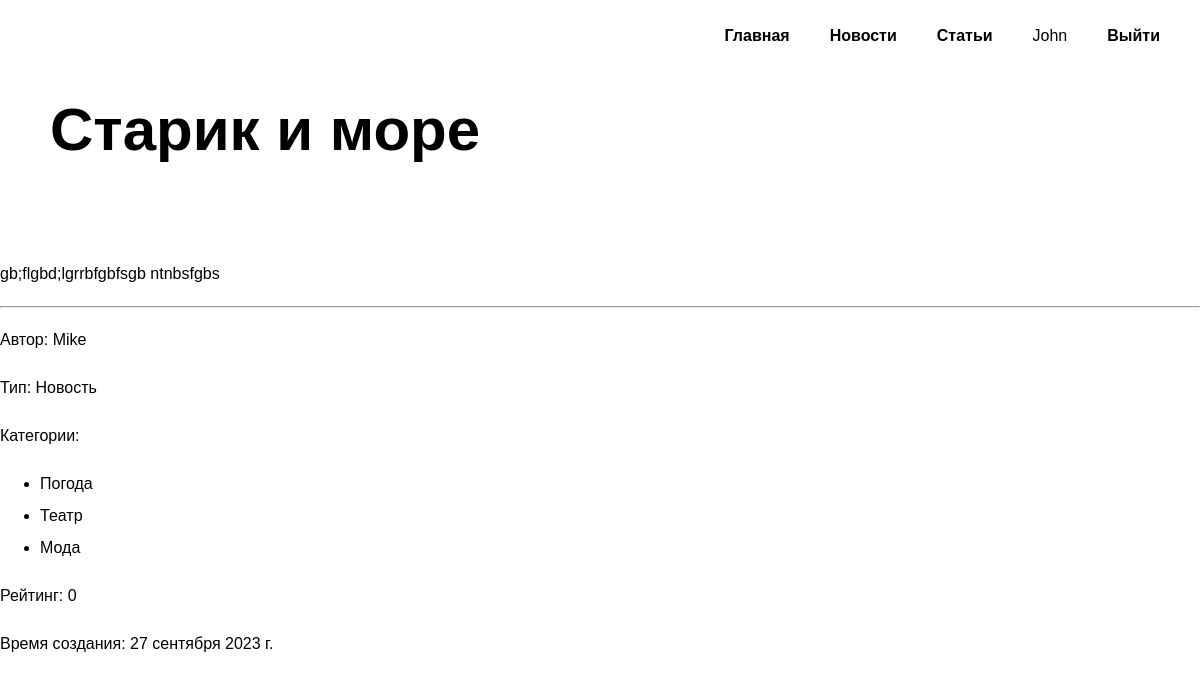
/news/starik-i-more/ (signed in), run on the app's committed database.
### mainapp/models.py (models this page shows, shortened)
class Post(models.Model):
    STATYA = "St"
    NOVOST = "Nv"
    POST_TYPE_CHOICES = [
        (STATYA, "Статья"),
        (NOVOST, "Новость"),
    ]
    author = models.ForeignKey(Author, on_delete=models.CASCADE, related_name='author_post', verbose_name='Автор')
    type = models.CharField(max_length=2, choices=POST_TYPE_CHOICES, default=NOVOST, verbose_name='Тип поста')
    time_created = models.DateTimeField(auto_now_add=True, verbose_name='Время создания')
    category = models.ManyToManyField(Category, through="PostCategory", verbose_name='Категория')
    title = models.CharField(max_length=255, verbose_name='Название')
    text = models.TextField(verbose_name='Текст')
    rating = models.IntegerField(default=0, verbose_name='Рейтинг')
    slug = models.SlugField(max_length=255, unique=True, db_index=True, verbose_name="URL")
    class Meta:
        verbose_name = 'Пост'
        verbose_name_plural = 'Посты'
    def get_category_list(self):
        queryset_category = self.category.values()
        return [i['name'] for i in queryset_category]

class Author(models.Model):
    user = models.OneToOneField(User, on_delete=models.CASCADE, verbose_name='Пользователь')
    rating = models.IntegerField(default=0, verbose_name='Рейтинг')
    def __str__(self):
        return str(self.user)
    class Meta:
        verbose_name = 'Автор'
        verbose_name_plural = 'Авторы'

class Category(models.Model):
    name = models.CharField(max_length=100, unique=True, verbose_name='Категория')
    slug = models.SlugField(max_length=255, unique=True, db_index=True, verbose_name="URL")
    class Meta:
        verbose_name = 'Категория'
        verbose_name_plural = 'Категории'

### mainapp/views.py (the view, shortened to what this page needs)
# urls.py: path('news/<slug:post_slug>/', ShowPost.as_view(), name='post'),
class ShowPost(DetailView):
    model = Post
    template_name = 'mainapp/post-page.html'
    slug_url_kwarg = 'post_slug'
    context_object_name = 'post'
    def get_context_data(self, *, object_list=None, **kwargs):
        context = super().get_context_data(**kwargs)
        context['menu'] = menu
        context['title'] = 'Новость'
        return context

### mainapp/templatetags/custom_filters.py (called while the page is built)
@register.filter()
def bad_words(text_string):
    res = []
    try:
        for word in text_string.split():
            if word.lower().strip(punctuation) in bad_words2:
                if word[-1] in punctuation:
                    word = word[0] + '*' * (len(word) - 2) + word[-1]
                else:
                    word = word[0] + '*' * (len(word) - 1)
            res.append(word)
    except Exception:
        print("Oops! That was no string. Try again...")
    return ' '.join(res)

### mainapp/templates/mainapp/post-page.html (shortened to what this page needs)
{% extends 'mainapp/base.html' %}
{% load custom_filters %}
{% load static %}
{% block extrastyle %}
<link rel="stylesheet" href="{% static 'mainapp/css/post-page-style.css' %}">
{% endblock %}
{% block main %}
<main class="main-page">
		<div class="container">
		<h1 class="heading">{{ post.title|bad_words }}</h1>
		</div>
	</main>
{% endblock main %}
{% block content %}
<section class="post-page">
 	<p class="post-content">{{ post.text|bad_words }}</p>
</section>
    <hr>
<section class="post-page">
 	<p class="post-content">Автор: {{ post.author }}</p>
 	<p class="post-content">Тип: {{ post.get_type_display }}</p>
 	<p class="post-content">Категории:</p>
		<ul>
		{% for cat in  post.get_category_list %}
			<li>{{ cat }}</li>
		{% endfor %}
		</ul>
 	<p class="post-content">Рейтинг: {{ post.rating }}</p>
 	<p class="post-content">Время создания: {{ post.time_created|date:"DATE_FORMAT" }}</p>
</section>
{% endblock %}

### mainapp/templates/mainapp/base.html (shortened to what this page needs)
{% load static %}
<!DOCTYPE html>
<html lang="en">
<head>
    <link rel="stylesheet" type="text/css" href="{% static 'mainapp/css/home-style.css' %}">
	{% block extrastyle %}
	{% endblock %}
</head>
<body>
    <header class="page-header">
		<nav>
			<ul class="menu">
				{% for m in menu %}
					<li><a href="{% url m.url_name %}">{{m.title}}</a></li>
				{% endfor %}
				{% if user.is_authenticated %}
					<li><span>{{ user.username }}</span></li>
					<li><a href="{% url 'account_logout' %}">Выйти</a></li>
				{% else %}
					<li><a href="{% url 'account_login' %}">Вход</a></li>
					<li><a href="{% url 'account_signup' %}">Регистрация</a></li>
				{% endif %}
			</ul>
		</nav>
	</header>
	{% block main %}{% endblock main %}
	{% block content %}
	{% endblock %}
</body>
</html>

### static/mainapp/css/home-style.css (style rules this page uses)
*,*:before,*:after { -moz-box-sizing: border-box; -webkit-box-sizing: border-box; box-sizing: border-box; }
body { margin: 0; min-width: 960px; font-family: "Montserrat", "Helvetica", "Arial", sans-serif; font-size: 16px; line-height: 32px; background-image: url("../images/news_1.jpg"); background-repeat: no-repeat; background-position: top center; }
a { text-decoration: none; color: black; font-weight: 600; }
.page-header { margin-bottom: 180px; }
.menu { max-width: 1440px; margin:0 auto; margin-top: 20px; display: flex; justify-content: flex-end; list-style-type: none; }
li { margin-right: 40px; }
.heading { margin: 0 0 24px; font-size: 60px; line-height: 96px; }
.main-page { margin-bottom: 480px; }
.main-page .container { max-width: 1440px; margin:0 auto; padding-left: 50px; }

### static/mainapp/css/post-page-style.css (style rules this page uses)
body { background-image: url("../images/news_2.jpg"); font-family: "Montserrat", "Helvetica", "Arial", sans-serif; font-size: 16px; line-height: 32px; }
.page-header { margin-bottom: 30px; }
.heading { margin: 0 0 24px; font-size: 60px; line-height: 96px; }
.main-page { margin-bottom: 80px; }

### data on the page
Post: title|bad_words "Старик и море", text|bad_words "gb;flgbd;lgrrbfgbfsgb ntnbsfgbs", author "Mike", type "Новость", rating "0", time_created "27 сентября 2023 г."
Category: get_category_list "Погода"
Category: get_category_list "Театр"
Category: get_category_list "Мода"

### other printed values
{{ m.title }} "Главная" "Новости" "Статьи"
{{ user.username }} "John"
